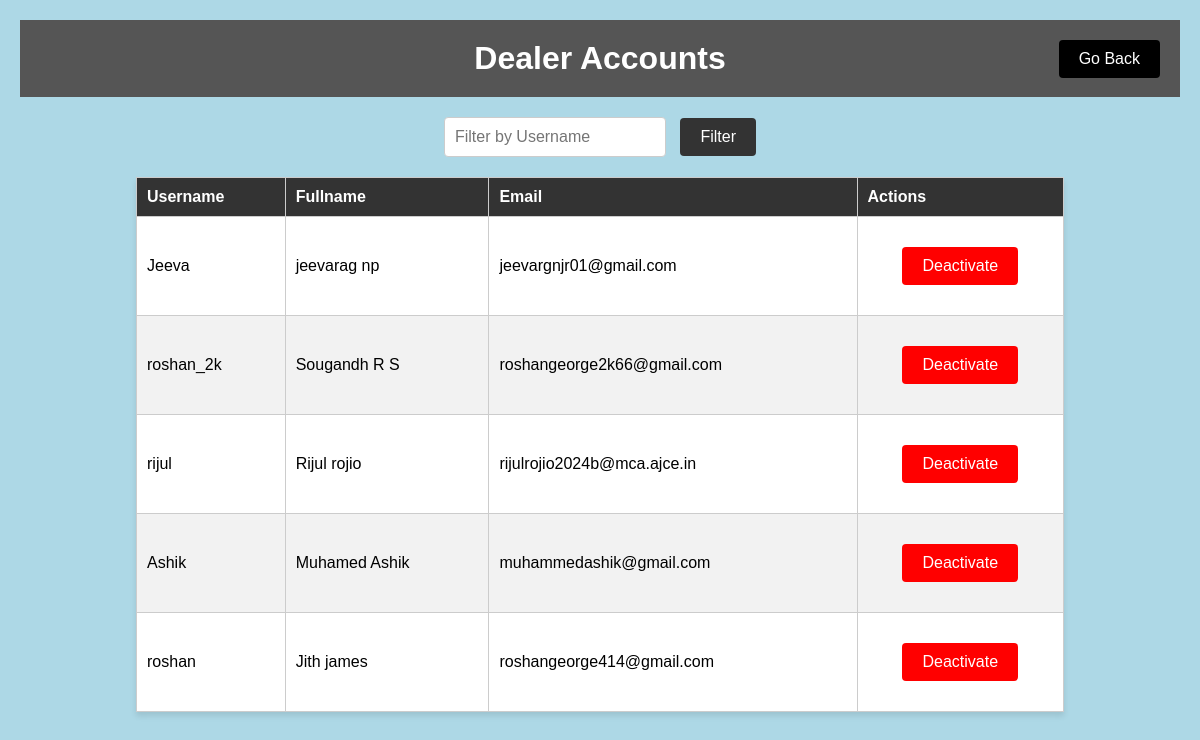
The app's page /admin_dashboard/dealers.html with its own data.
### aapmapp/models.py (models this page shows, shortened)
class dealer(AbstractUser):
    email = models.EmailField(unique=True)
    fullname = models.TextField(max_length=100, default="")
    role = models.TextField(max_length=100, default="")

### aapmapp/views.py (the view)
# urls.py: path('admin_dashboard/dealers.html', views.dealers,name='dealers'),
def dealers(request):
    dealers = dealer.objects.filter(role='dealer')  # Filter by role 'customer'
    context = {
        'dealers': dealers,  # Use a meaningful name like 'customers' for the filtered queryset
    }
    return render(request, 'dealers.html', context)

### aapmapp/templates/dealers.html (shortened to what this page needs)
<!DOCTYPE html>
<html>
<head>
</head>
<body>
    <div class="content">
        <div class="header">
            <h1>Dealer Accounts</h1>
            <button id="go-back" onclick="goBack()">Go Back</button>
        </div>
        <form method="GET" id="filterForm">
            <input type="text" name="username_filter" id="username_filter" placeholder="Filter by Username">
            <button type="button" id="filterButton">Filter</button>
        </form>
        <table id="userTable">
            <thead>
                <tr>
                    <th>Username</th>
                    <th>Fullname</th>
                    <th>Email</th>
                    <th>Actions</th>
                </tr>
            </thead>
            <tbody>
                {% for dealer in dealers %}
                <tr>
                    <td>{{ dealer.username }}</td>
                    <td>{{ dealer.fullname }}</td>
                    <td>{{ dealer.email }}</td>
                    <td>
                        {% if dealer.is_active %}
                        <form method="post" action="{% url 'deactivate_user' dealer.id %}">
                            <button type="submit" style="background-color: red; color: white;">Deactivate</button>
                        </form>
                        {% else %}
                        <form method="post" action="{% url 'activate_user' dealer.id %}">
                            {% csrf_token %}
                            <button type="submit" style="background-color: green; color: white;">Activate</button>
                        </form>
                        {% endif %}
                    </td>
                </tr>
                {% empty %}
                <tr>
                    <td colspan="4">No dealers available.</td>
                </tr>
                {% endfor %}
            </tbody>
        </table>
    </div>
</body>
</html>

### aapmapp/templates/dealers.html (style rules this page uses)
body { font-family: Arial, sans-serif; background-color: #ADD8E6; margin: 0; padding: 0; }
.content { padding: 20px; }
.header { background-color: #555; color: #fff; padding: 20px; text-align: center; position: relative; }
.header h1 { margin: 0; }
#go-back { position: absolute; top: 20px; right: 20px; background-color: #000; color: #fff; padding: 10px 20px; border: none; border-radius: 4px; font-size: 16px; cursor: pointer; }
form { text-align: center; margin: 20px 0; }
form input[type="text"], form select { padding: 10px; border: 1px solid #ccc; border-radius: 4px; margin-right: 10px; width: 200px; font-size: 16px; outline: none; }
form button { padding: 10px 20px; background-color: #333; color: #fff; border: none; border-radius: 4px; font-size: 16px; cursor: pointer; }
table { width: 80%; margin: 0 auto; border-collapse: collapse; background-color: #fff; box-shadow: 0 4px 6px rgba(0, 0, 0, 0.1); }
th, td { border: 1px solid #ccc; padding: 10px; text-align: left; }
th { background-color: #333; color: #fff; }
tr:nth-child(even) { background-color: #f2f2f2; }

### records on screen
dealer: username "Jeeva", fullname "jeevarag np", email "jeevargnjr01@gmail.com", is_active "Deactivate"
dealer: username "roshan_2k", fullname "Sougandh R S", email "roshangeorge2k66@gmail.com", is_active "Deactivate"
dealer: username "rijul", fullname "Rijul rojio", email "rijulrojio2024b@mca.ajce.in", is_active "Deactivate"
dealer: username "Ashik", fullname "Muhamed Ashik", email "muhammedashik@gmail.com", is_active "Deactivate"
dealer: username "roshan", fullname "Jith james", email "roshangeorge414@gmail.com", is_active "Deactivate"
